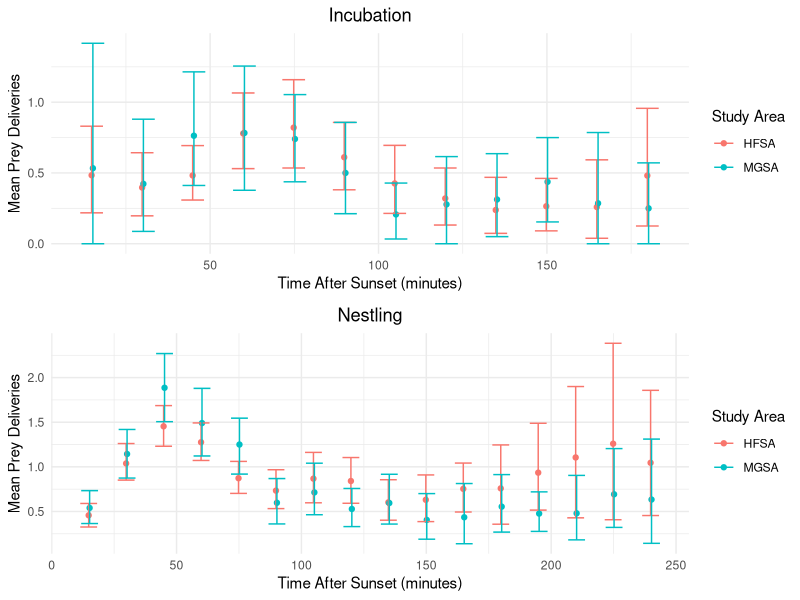
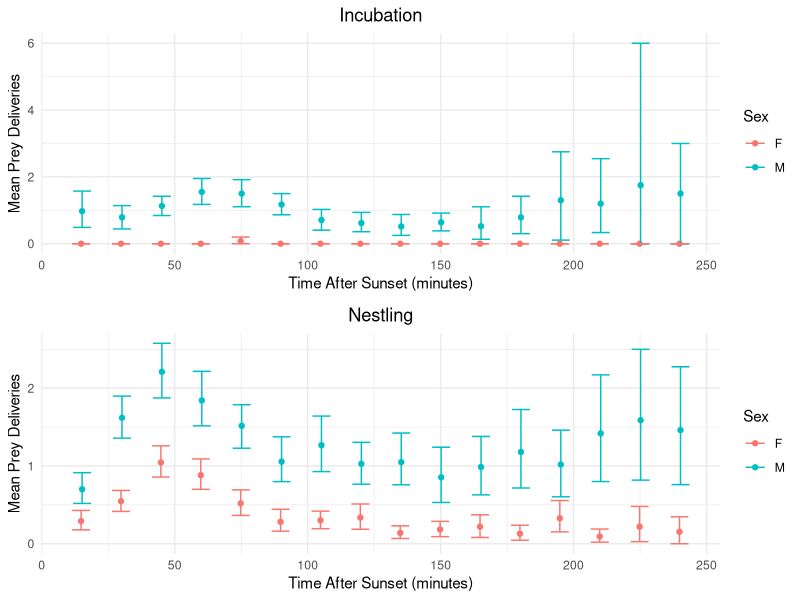

Generate these figures, in order, with R:
## ---- chunk 1
  library(knitr)
  opts_knit$set(root.dir=normalizePath('../final-project'))

## ---- chunk 2
# LaTex
#install.packages("tinytex")

# Data manipulation and visualization
install.packages("tidyverse", repos='http://cran.us.r-project.org')
install.packages("gridExtra", repos='http://cran.us.r-project.org')

## ---- chunk 3
# LaTex
#library(tinytex)
#tinytex::install_tinytex()

# Data manipulation and visualization
library(tidyverse)
library(gridExtra)

## ---- chunk 4

#' getCI
#' 
#' @param vec a vector
#' @param n_samp number of times to sample data
#'
#' @return upper and lower bootstrap confidence intervals
#' 
#'
#' @examples
#'    getCI(1:20, 2000)
#' @export

getCI <- function(vec, n_samp=1000) {
  smp <- replicate(n_samp, mean(sample(vec, replace = TRUE), na.rm = TRUE))
  CIs <-quantile(smp, c(0.025, 0.975), na.rm = T)
  return(CIs)
}

## ---- chunk 5


pdOriginal <- read.csv("./data/pd_main.csv")


#rename the first column, which imported with a special character
names(pdOriginal)[1] <- "nest"


## ---- chunk 6

pdMF <- pdOriginal %>%
  separate(col = nest, into = c("study_site", "territory"), sep = 1, remove = TRUE) %>%
  filter(sex == "M" | sex == "F")

## ---- chunk 7

pd_str <- str(pdMF)

unique(pdMF$t180) #at least one cell has an asterisk after the value
unique(pdMF$t225) #same here
unique(pdMF$nest_age) #"pred" and "" can be converted to NA

## ---- chunk 8
#remove asterisks
pdClean <- pdMF %>%
  mutate(t180 = gsub("\\*", "", t180)) %>%
  mutate(t225 = gsub("\\*", "", t225))


#change these columns to numeric
pdClean$t180 <- as.integer(pdClean$t180)
pdClean$t225 <- as.integer(pdClean$t225)
pdClean$nest_age <- as.integer(pdClean$nest_age) 

#warning here is ok--NAs are replacing "pred" and "" values

## ---- chunk 9

# Create independent dfs for M (nestling and incubation stage) and F (nestling and incubation state). 

#select relevant columns, add column for stage, rename study sites, drop NAs
pdStage1 <- pdClean %>%
  dplyr::select(sex, nest_age, t15:t240) %>%
  mutate(
    stage =
      ifelse(nest_age < 22, "incubation", "nestling")) %>%
  drop_na(stage)

#change column names to remove "t" in front of time interval
colnames(pdStage1) <- c("sex", "nest_age", "15", "30", "45", "60", "75", "90", "105", "120", "135", "150", "165", "180", "195", "210", "225", "240", "stage")

#create independent dfs for each study site and stage
pdM_inc <- pdStage1 %>%
  filter(sex =="M", stage == "incubation") %>%
  dplyr::select('15':'240')

pdM_nest <- pdStage1 %>% 
  filter(sex =="M", stage == "nestling") %>%
  dplyr::select('15':'240')

pdF_inc <- pdStage1 %>%
  filter(sex =="F", stage == "incubation") %>%
  dplyr::select('15':'240')
         
pdF_nest <- pdStage1 %>%
  filter(sex =="F", stage == "nestling") %>%
  dplyr::select('15':'240')

## ---- chunk 10

meanM_inc <- data.frame(
  time = as.numeric(colnames(pdM_inc)),
  M_incubation = colMeans(pdM_inc, na.rm = TRUE))

meanM_nest <- data.frame(
  time = as.numeric(colnames(pdM_nest)),
  M_nestling = colMeans(pdM_nest, na.rm = TRUE))

meanF_inc <- data.frame(
  time = as.numeric(colnames(pdF_inc)),
  F_incubation = colMeans(pdF_inc, na.rm = TRUE))

meanF_nest <- data.frame(
  time = as.numeric(colnames(pdF_nest)),
  F_nestling = colMeans(pdF_nest, na.rm = TRUE))

## ---- chunk 11
meanMF <- data.frame(
  time = as.numeric(colnames(pdM_inc)),
  M_incubation = colMeans(pdM_inc, na.rm = TRUE),
  M_nestling = colMeans(pdM_nest, na.rm = TRUE),
  F_incubation = colMeans(pdF_inc, na.rm = TRUE),
  F_nestling = colMeans(pdF_nest, na.rm = TRUE)
)

## ---- chunk 12

#now apply it across the columns of PD data
ciM_inc <- apply(pdM_inc, 2, FUN = getCI)
ciM_nest <- apply(pdM_nest, 2, FUN = getCI)
ciF_inc <- apply(pdF_inc, 2, FUN = getCI)
ciF_nest <- apply(pdF_nest, 2, FUN = getCI)
## ---- chunk 13

ciInc_sex <- data.frame(
    sex = c(rep("M", nrow(meanM_inc)), rep("F", nrow(meanF_inc))),
    mean = c(colMeans(pdM_inc, na.rm = TRUE), colMeans(pdF_inc, na.rm = TRUE)),
    ci_l = c(ciM_inc[1,], ciF_inc[1,]),
    ci_h = c(ciM_inc[2,], ciF_inc[2,]),
    time = c(as.numeric(rownames(meanM_inc)), as.numeric(rownames(meanF_inc))),
    stage = "Incubation")


ciNest_sex <- data.frame(
    sex = c(rep("M", nrow(meanM_nest)), rep("F", nrow(meanF_nest))),
    mean = c(colMeans(pdM_nest, na.rm = TRUE), colMeans(pdF_nest, na.rm = TRUE)),
    ci_l = c(ciM_nest[1,], ciF_nest[1,]),
    ci_h = c(ciM_nest[2,], ciF_nest[2,]),
    time = c(as.numeric(rownames(meanM_nest)), as.numeric(rownames(meanF_nest))),
    stage = "Nestling")
    
ciAll_sex <- rbind(ciInc_sex, ciNest_sex)

## ---- chunk 14

plotInc_sex <- ggplot(data = ciInc_sex) +
  geom_point(aes(x = time, y = mean, color = sex, group = sex),
             position = position_dodge(width=0.75)) +
  geom_errorbar(aes(x=time, ymax = ci_h, ymin=ci_l, color = sex, 
                    group = sex),
                position = position_dodge(width=0.75)) +
  labs(x = "Time After Sunset (minutes)", y = "Mean Prey Deliveries", 
       title = "Incubation", color = "Sex") +
  theme_minimal() +
  theme(plot.title = element_text(hjust = 0.5))

## ---- chunk 15

plotNest_sex <- ggplot(data = ciNest_sex) +
  geom_point(aes(x = time, y = mean, color = sex, group = sex),
             position = position_dodge(width=0.75)) +
  geom_errorbar(aes(x=time, ymax = ci_h, ymin=ci_l, color = sex, 
                    group = sex),
                position = position_dodge(width=0.75)) +
  labs(x = "Time After Sunset (minutes)", y = "Mean Prey Deliveries", 
       title = "Nestling", color = "Sex") +
  theme_minimal() +
  theme(plot.title = element_text(hjust = 0.5))

## ---- chunk 16

pdf("analysis/figures/pds_by_sex.pdf") # starts writing a PDF to file
grid.arrange(plotInc_sex, plotNest_sex)                  # makes the actual plot
dev.off()                     # closes the PDF file


## ---- chunk 17

t.test(meanF_inc$F_incubation, meanM_inc$M_incubation)

## ---- chunk 18

t.test(meanF_nest$F_nestling, meanM_nest$M_nestling)

## ---- chunk 19

pdHM <- pdClean %>%
  filter(study_site == "B" | study_site == "C", sex == "M")

## ---- chunk 20

#create independet dfs for HFSA (nestling and incubation stage) and MGSA (nestling and incubation state). 

#select relevant columns, add column for stage, rename study sites, drop NAs
pdStage <- pdClean %>%
  dplyr::select(study_site, nest_age, t15:t240) %>%
  mutate(
    stage =
      ifelse(nest_age < 22, "incubation", "nestling"),
    study_site =
      ifelse(study_site == "B", "MGSA", "HFSA")) %>%
  drop_na(stage)

#change column names to remove "t" in front of time interval
colnames(pdStage) <- c("study_site", "nest_age", "15", "30", "45", "60", "75", "90", "105", "120", "135", "150", "165", "180", "195", "210", "225", "240", "stage")

#create independent dfs for each study site and stage
pdHFSA_inc <- pdStage %>%
  filter(study_site =="HFSA", stage == "incubation") %>%
  dplyr::select('15':'240')

pdHFSA_nest <- pdStage %>% 
  filter(study_site =="HFSA", stage == "nestling") %>%
  dplyr::select('15':'240')

pdMGSA_inc <- pdStage %>%
  filter(study_site =="MGSA", stage == "incubation") %>%
  dplyr::select('15':'240')
         
pdMGSA_nest <- pdStage %>%
  filter(study_site =="MGSA", stage == "nestling") %>%
  dplyr::select('15':'240')


## ---- chunk 21

meanHFSA_inc <- data.frame(
  time = as.numeric(colnames(pdHFSA_inc)),
  HFSA_incubation = colMeans(pdHFSA_inc, na.rm = TRUE))

meanHFSA_nest <- data.frame(
  time = as.numeric(colnames(pdHFSA_nest)),
  HFSA_nestling = colMeans(pdHFSA_nest, na.rm = TRUE))

meanMGSA_inc <- data.frame(
  time = as.numeric(colnames(pdMGSA_inc)),
  MGSA_incubation = colMeans(pdMGSA_inc, na.rm = TRUE))

meanMGSA_nest <- data.frame(
  time = as.numeric(colnames(pdMGSA_nest)),
  MGSA_nestling = colMeans(pdMGSA_nest, na.rm = TRUE))

## ---- chunk 22
meanAll <- data.frame(
  time = as.numeric(colnames(pdHFSA_inc)),
  HFSA_incubation = colMeans(pdHFSA_inc, na.rm = TRUE),
  HFSA_nestling = colMeans(pdHFSA_nest, na.rm = TRUE),
  MGSA_incubation = colMeans(pdMGSA_inc, na.rm = TRUE),
  MGSA_nestling = colMeans(pdMGSA_nest, na.rm = TRUE)
)

## ---- chunk 23

#now apply it across the columns of PD data
ciHFSA_inc <- apply(pdHFSA_inc, 2, FUN = getCI)
ciHFSA_nest <- apply(pdHFSA_nest, 2, FUN = getCI)
ciMGSA_inc <- apply(pdMGSA_inc, 2, FUN = getCI)
ciMGSA_nest <- apply(pdMGSA_nest, 2, FUN = getCI)
## ---- chunk 24

ciInc <- filter(
  data.frame(
    study_area = c(rep("HFSA", nrow(meanHFSA_inc)), rep("MGSA", nrow(meanMGSA_inc))),
    mean = c(colMeans(pdHFSA_inc, na.rm = TRUE), colMeans(pdMGSA_inc, na.rm = TRUE)),
    ci_l = c(ciHFSA_inc[1,], ciMGSA_inc[1,]),
    ci_h = c(ciHFSA_inc[2,], ciMGSA_inc[2,]),
    time = c(as.numeric(rownames(meanHFSA_inc)), as.numeric(rownames(meanMGSA_inc))),
    stage = "Incubation"),
  time <= 180)


ciNest <- data.frame(
    study_area = c(rep("HFSA", nrow(meanHFSA_nest)), rep("MGSA", nrow(meanMGSA_nest))),
    mean = c(colMeans(pdHFSA_nest, na.rm = TRUE), colMeans(pdMGSA_nest, na.rm = TRUE)),
    ci_l = c(ciHFSA_nest[1,], ciMGSA_nest[1,]),
    ci_h = c(ciHFSA_nest[2,], ciMGSA_nest[2,]),
    time = c(as.numeric(rownames(meanHFSA_nest)), as.numeric(rownames(meanMGSA_nest))),
    stage = "Nestling")
    
ciAll <- rbind(ciInc, ciNest)

## ---- chunk 25

plotInc <- ggplot(data = ciInc) +
  geom_point(aes(x = time, y = mean, color = study_area, group = study_area),
             position = position_dodge(width=0.75)) +
  geom_errorbar(aes(x=time, ymax = ci_h, ymin=ci_l, color = study_area, 
                    group = study_area),
                position = position_dodge(width=0.75)) +
  labs(x = "Time After Sunset (minutes)", y = "Mean Prey Deliveries", 
       title = "Incubation", color = "Study Area") +
  theme_minimal() +
  theme(plot.title = element_text(hjust = 0.5))

## ---- chunk 26

plotNest <- ggplot(data = ciNest) +
  geom_point(aes(x = time, y = mean, color = study_area, group = study_area),
             position = position_dodge(width=0.75)) +
  geom_errorbar(aes(x=time, ymax = ci_h, ymin=ci_l, color = study_area, 
                    group = study_area),
                position = position_dodge(width=0.75)) +
  labs(x = "Time After Sunset (minutes)", y = "Mean Prey Deliveries", 
       title = "Nestling", color = "Study Area") +
  theme_minimal() +
  theme(plot.title = element_text(hjust = 0.5))

## ---- chunk 27

plotAll <- ggplot(data = ciAll) +
  geom_point(aes(x = time, y = mean, color = study_area, group = study_area),
             position = position_dodge(width=0.75)) +
  geom_errorbar(aes(x=time, ymax = ci_h, ymin=ci_l, color = study_area, 
                    group = study_area),
                position = position_dodge(width=0.75)) +
  labs(x = "Time After Sunset (minutes)", y = "Mean Prey Deliveries", 
       title = "Average Prey Deliveries Throughout Night", color = "Study Area") +
  theme_minimal() +
  theme(plot.title = element_text(hjust = 0.5)) +
  facet_grid(~ stage)

## ---- chunk 28

grid.arrange(plotInc, plotNest)

## ---- chunk 29

t.test(meanHFSA_inc$HFSA_incubation, meanMGSA_inc$MGSA_incubation)

## ---- chunk 30

t.test(meanHFSA_nest$HFSA_nestling, meanMGSA_nest$MGSA_nestling)

